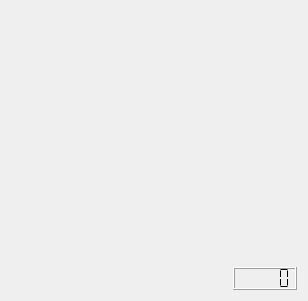
<?xml version="1.0" encoding="UTF-8"?>
<ui version="4.0">
 <class>VideoWidget</class>
 <widget class="QWidget" name="VideoWidget">
  <property name="geometry">
   <rect>
    <x>0</x>
    <y>0</y>
    <width>308</width>
    <height>301</height>
   </rect>
  </property>
  <property name="windowTitle">
   <string>Video</string>
  </property>
  <layout class="QGridLayout" name="gridLayout">
   <item row="0" column="1">
    <spacer name="verticalSpacer">
     <property name="orientation">
      <enum>Qt::Vertical</enum>
     </property>
     <property name="sizeType">
      <enum>QSizePolicy::Expanding</enum>
     </property>
     <property name="sizeHint" stdset="0">
      <size>
       <width>20</width>
       <height>246</height>
      </size>
     </property>
    </spacer>
   </item>
   <item row="1" column="0">
    <spacer name="horizontalSpacer">
     <property name="orientation">
      <enum>Qt::Horizontal</enum>
     </property>
     <property name="sizeType">
      <enum>QSizePolicy::Expanding</enum>
     </property>
     <property name="sizeHint" stdset="0">
      <size>
       <width>212</width>
       <height>20</height>
      </size>
     </property>
    </spacer>
   </item>
   <item row="1" column="1">
    <widget class="QLCDNumber" name="lcdNumber">
     <property name="minimumSize">
      <size>
       <width>64</width>
       <height>23</height>
      </size>
     </property>
     <property name="maximumSize">
      <size>
       <width>64</width>
       <height>23</height>
      </size>
     </property>
     <property name="font">
      <font>
       <weight>75</weight>
       <bold>true</bold>
      </font>
     </property>
     <property name="segmentStyle">
      <enum>QLCDNumber::Flat</enum>
     </property>
    </widget>
   </item>
  </layout>
 </widget>
 <resources/>
 <connections/>
</ui>
